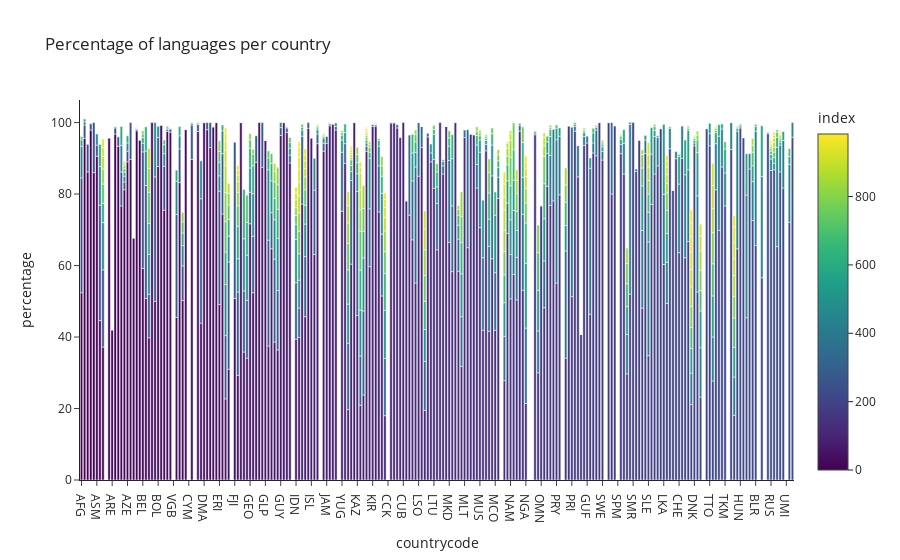

Source (notebook cell):
### Code cell
px.bar(countrylanguage,
       x=countrylanguage['countrycode'], 
       y='percentage', 
       title='Percentage of languages per country',
       labels={'x':'Country', 'y':'Percentage'},
       template='simple_white',
       color=countrylanguage.index
       ).show()

### Figure 1 — Plotly figure (JSON) as saved in the notebook; plotly's stock layout.template omitted (floating-point values rounded to 4 significant figures; data arrays with more than 128 entries replaced by an {"elided": "..."} marker saying what was removed)
{"data": [{"hovertemplate": "countrycode=%{x}<br>percentage=%{y}<br>index=%{marker.color}<extra></extra>", "legendgroup": "", "marker": {"color": {"elided": "984 int values"}, "coloraxis": "coloraxis", "pattern": {"shape": ""}}, "name": "", "orientation": "v", "showlegend": false, "textposition": "auto", "type": "bar", "x": {"elided": "984 str values"}, "xaxis": "x", "y": {"elided": "984 float values"}, "yaxis": "y"}], "layout": {"barmode": "relative", "coloraxis": {"colorbar": {"title": {"text": "index"}}, "colorscale": [[0, "#440154"], [0.1111, "#482878"], [0.2222, "#3e4989"], [0.3333, "#31688e"], [0.4444, "#26828e"], [0.5556, "#1f9e89"], [0.6667, "#35b779"], [0.7778, "#6ece58"], [0.8889, "#b5de2b"], [1, "#fde725"]]}, "legend": {"tracegroupgap": 0}, "title": {"text": "Percentage of languages per country"}, "xaxis": {"anchor": "y", "domain": [0, 1], "title": {"text": "countrycode"}}, "yaxis": {"anchor": "x", "domain": [0, 1], "title": {"text": "percentage"}}}}
